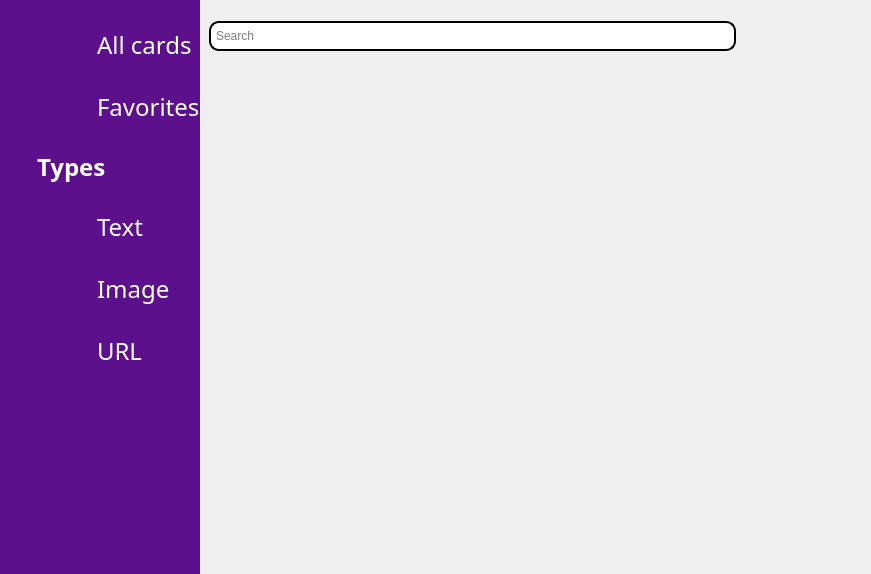
<?xml version="1.0" encoding="UTF-8"?>
<ui version="4.0">
 <class>MainWindow</class>
 <widget class="QMainWindow" name="MainWindow">
  <property name="geometry">
   <rect>
    <x>0</x>
    <y>0</y>
    <width>871</width>
    <height>574</height>
   </rect>
  </property>
  <property name="minimumSize">
   <size>
    <width>0</width>
    <height>0</height>
   </size>
  </property>
  <property name="maximumSize">
   <size>
    <width>16777215</width>
    <height>16777215</height>
   </size>
  </property>
  <property name="windowTitle">
   <string>Clippie</string>
  </property>
  <property name="styleSheet">
   <string notr="true"/>
  </property>
  <widget class="QWidget" name="centralwidget">
   <layout class="QHBoxLayout" name="horizontalLayout">
    <property name="spacing">
     <number>0</number>
    </property>
    <property name="leftMargin">
     <number>0</number>
    </property>
    <property name="topMargin">
     <number>0</number>
    </property>
    <property name="rightMargin">
     <number>0</number>
    </property>
    <property name="bottomMargin">
     <number>0</number>
    </property>
    <item>
     <widget class="QFrame" name="left_menu_frame">
      <property name="minimumSize">
       <size>
        <width>200</width>
        <height>0</height>
       </size>
      </property>
      <property name="maximumSize">
       <size>
        <width>20</width>
        <height>16777215</height>
       </size>
      </property>
      <property name="styleSheet">
       <string notr="true">QFrame{border: none;}
*{background-color: rgb(92, 16, 139);}
*{color: rgb(255, 255, 255);}</string>
      </property>
      <property name="frameShape">
       <enum>QFrame::NoFrame</enum>
      </property>
      <property name="frameShadow">
       <enum>QFrame::Raised</enum>
      </property>
      <layout class="QHBoxLayout" name="horizontalLayout_5">
       <property name="spacing">
        <number>0</number>
       </property>
       <property name="leftMargin">
        <number>0</number>
       </property>
       <property name="topMargin">
        <number>0</number>
       </property>
       <property name="rightMargin">
        <number>0</number>
       </property>
       <property name="bottomMargin">
        <number>0</number>
       </property>
       <item alignment="Qt::AlignTop">
        <widget class="QScrollArea" name="scrollArea">
         <property name="minimumSize">
          <size>
           <width>0</width>
           <height>400</height>
          </size>
         </property>
         <property name="maximumSize">
          <size>
           <width>16777215</width>
           <height>600</height>
          </size>
         </property>
         <property name="styleSheet">
          <string notr="true"/>
         </property>
         <property name="widgetResizable">
          <bool>true</bool>
         </property>
         <widget class="QWidget" name="scrollAreaWidgetContents">
          <property name="geometry">
           <rect>
            <x>0</x>
            <y>0</y>
            <width>200</width>
            <height>400</height>
           </rect>
          </property>
          <property name="minimumSize">
           <size>
            <width>100</width>
            <height>0</height>
           </size>
          </property>
          <property name="styleSheet">
           <string notr="true">*{border none;}</string>
          </property>
          <layout class="QGridLayout" name="gridLayout">
           <property name="leftMargin">
            <number>0</number>
           </property>
           <property name="topMargin">
            <number>0</number>
           </property>
           <property name="rightMargin">
            <number>0</number>
           </property>
           <property name="bottomMargin">
            <number>0</number>
           </property>
           <property name="horizontalSpacing">
            <number>10</number>
           </property>
           <property name="verticalSpacing">
            <number>0</number>
           </property>
           <item row="4" column="0">
            <widget class="QPushButton" name="image_cards">
             <property name="styleSheet">
              <string notr="true">*{
border: none;
}
QPushButton:hover{
background-color: rgba(255, 227, 251, 59);
}</string>
             </property>
             <property name="text">
              <string/>
             </property>
             <property name="icon">
              <iconset resource="icons.qrc">
               <normaloff>:/icons/Icons/noun-image-4804487.svg</normaloff>:/icons/Icons/noun-image-4804487.svg</iconset>
             </property>
             <property name="iconSize">
              <size>
               <width>31</width>
               <height>31</height>
              </size>
             </property>
            </widget>
           </item>
           <item row="0" column="0">
            <widget class="QPushButton" name="all_cards">
             <property name="maximumSize">
              <size>
               <width>16777215</width>
               <height>16777215</height>
              </size>
             </property>
             <property name="styleSheet">
              <string notr="true">*{
border: none;
}
QPushButton:hover{
background-color: rgba(255, 227, 251, 59);
}</string>
             </property>
             <property name="text">
              <string/>
             </property>
             <property name="icon">
              <iconset resource="icons.qrc">
               <normaloff>:/icons/Icons/cards.svg</normaloff>:/icons/Icons/cards.svg</iconset>
             </property>
             <property name="iconSize">
              <size>
               <width>35</width>
               <height>35</height>
              </size>
             </property>
            </widget>
           </item>
           <item row="2" column="0" colspan="2">
            <widget class="QLabel" name="label_4">
             <property name="maximumSize">
              <size>
               <width>16777215</width>
               <height>30</height>
              </size>
             </property>
             <property name="font">
              <font>
               <family>Trebuchet MS</family>
               <pointsize>18</pointsize>
               <bold>true</bold>
              </font>
             </property>
             <property name="styleSheet">
              <string notr="true">QLabel{
padding-left: 30px;
}</string>
             </property>
             <property name="text">
              <string>Types</string>
             </property>
             <property name="margin">
              <number>30</number>
             </property>
            </widget>
           </item>
           <item row="1" column="1">
            <widget class="QLabel" name="label_2">
             <property name="font">
              <font>
               <family>Trebuchet MS</family>
               <pointsize>18</pointsize>
              </font>
             </property>
             <property name="styleSheet">
              <string notr="true"/>
             </property>
             <property name="text">
              <string>Favorites</string>
             </property>
            </widget>
           </item>
           <item row="5" column="1" alignment="Qt::AlignLeft">
            <widget class="QLabel" name="label_7">
             <property name="font">
              <font>
               <family>Trebuchet MS</family>
               <pointsize>18</pointsize>
              </font>
             </property>
             <property name="styleSheet">
              <string notr="true"/>
             </property>
             <property name="text">
              <string>URL</string>
             </property>
             <property name="scaledContents">
              <bool>false</bool>
             </property>
            </widget>
           </item>
           <item row="0" column="1">
            <widget class="QLabel" name="label">
             <property name="font">
              <font>
               <family>Trebuchet MS</family>
               <pointsize>18</pointsize>
               <italic>false</italic>
               <bold>false</bold>
              </font>
             </property>
             <property name="styleSheet">
              <string notr="true"/>
             </property>
             <property name="text">
              <string>All cards</string>
             </property>
             <property name="textFormat">
              <enum>Qt::AutoText</enum>
             </property>
            </widget>
           </item>
           <item row="3" column="1" alignment="Qt::AlignLeft">
            <widget class="QLabel" name="label_6">
             <property name="font">
              <font>
               <family>Trebuchet MS</family>
               <pointsize>18</pointsize>
              </font>
             </property>
             <property name="styleSheet">
              <string notr="true"/>
             </property>
             <property name="text">
              <string>Text</string>
             </property>
             <property name="margin">
              <number>0</number>
             </property>
            </widget>
           </item>
           <item row="3" column="0">
            <widget class="QPushButton" name="text_cards">
             <property name="styleSheet">
              <string notr="true">*{
border: none;
}
QPushButton:hover{
background-color: rgba(255, 227, 251, 59);
}</string>
             </property>
             <property name="text">
              <string/>
             </property>
             <property name="icon">
              <iconset resource="icons.qrc">
               <normaloff>:/icons/Icons/noun-text-3715909.svg</normaloff>:/icons/Icons/noun-text-3715909.svg</iconset>
             </property>
             <property name="iconSize">
              <size>
               <width>30</width>
               <height>30</height>
              </size>
             </property>
            </widget>
           </item>
           <item row="4" column="1" alignment="Qt::AlignLeft">
            <widget class="QLabel" name="label_5">
             <property name="font">
              <font>
               <family>Trebuchet MS</family>
               <pointsize>18</pointsize>
              </font>
             </property>
             <property name="styleSheet">
              <string notr="true"/>
             </property>
             <property name="text">
              <string>Image</string>
             </property>
            </widget>
           </item>
           <item row="1" column="0">
            <widget class="QPushButton" name="favorite_cards">
             <property name="styleSheet">
              <string notr="true">*{
border: none;
}
QPushButton:hover{
background-color: rgba(255, 227, 251, 59);
}</string>
             </property>
             <property name="text">
              <string/>
             </property>
             <property name="icon">
              <iconset resource="icons.qrc">
               <normaloff>:/icons/Icons/noun-heart-1814272.svg</normaloff>:/icons/Icons/noun-heart-1814272.svg</iconset>
             </property>
             <property name="iconSize">
              <size>
               <width>40</width>
               <height>40</height>
              </size>
             </property>
            </widget>
           </item>
           <item row="5" column="0">
            <widget class="QPushButton" name="link_cards">
             <property name="styleSheet">
              <string notr="true">*{
border: none;}
QPushButton:hover{
background-color: rgba(255, 227, 251, 59);
}</string>
             </property>
             <property name="text">
              <string/>
             </property>
             <property name="icon">
              <iconset resource="icons.qrc">
               <normaloff>:/icons/Icons/noun-url-4430867.svg</normaloff>:/icons/Icons/noun-url-4430867.svg</iconset>
             </property>
             <property name="iconSize">
              <size>
               <width>35</width>
               <height>35</height>
              </size>
             </property>
            </widget>
           </item>
          </layout>
         </widget>
        </widget>
       </item>
      </layout>
     </widget>
    </item>
    <item>
     <widget class="QFrame" name="right_frame">
      <property name="styleSheet">
       <string notr="true">QFrame{
border: none;
}
</string>
      </property>
      <property name="frameShape">
       <enum>QFrame::StyledPanel</enum>
      </property>
      <property name="frameShadow">
       <enum>QFrame::Raised</enum>
      </property>
      <layout class="QVBoxLayout" name="verticalLayout">
       <property name="spacing">
        <number>0</number>
       </property>
       <property name="leftMargin">
        <number>0</number>
       </property>
       <property name="topMargin">
        <number>0</number>
       </property>
       <property name="rightMargin">
        <number>0</number>
       </property>
       <property name="bottomMargin">
        <number>0</number>
       </property>
       <item>
        <widget class="QFrame" name="header_frame">
         <property name="styleSheet">
          <string notr="true">*{
border: none;
}</string>
         </property>
         <property name="frameShape">
          <enum>QFrame::NoFrame</enum>
         </property>
         <property name="frameShadow">
          <enum>QFrame::Raised</enum>
         </property>
         <layout class="QHBoxLayout" name="horizontalLayout_2">
          <property name="spacing">
           <number>0</number>
          </property>
          <property name="leftMargin">
           <number>0</number>
          </property>
          <property name="topMargin">
           <number>12</number>
          </property>
          <property name="rightMargin">
           <number>0</number>
          </property>
          <property name="bottomMargin">
           <number>0</number>
          </property>
          <item>
           <widget class="QFrame" name="left_header_frame">
            <property name="styleSheet">
             <string notr="true">*{
border: none;
}</string>
            </property>
            <property name="frameShape">
             <enum>QFrame::StyledPanel</enum>
            </property>
            <property name="frameShadow">
             <enum>QFrame::Raised</enum>
            </property>
            <layout class="QHBoxLayout" name="horizontalLayout_4">
             <item>
              <widget class="QLineEdit" name="lineEdit">
               <property name="minimumSize">
                <size>
                 <width>300</width>
                 <height>30</height>
                </size>
               </property>
               <property name="styleSheet">
                <string notr="true">border:2px solid rgb(0, 0, 0);
border-radius: 10px;
padding: 3px;
background-color: white;
color: black;</string>
               </property>
               <property name="placeholderText">
                <string>Search</string>
               </property>
              </widget>
             </item>
             <item>
              <widget class="QPushButton" name="search_button">
               <property name="text">
                <string/>
               </property>
               <property name="icon">
                <iconset resource="icons.qrc">
                 <normaloff>:/icons/Icons/noun-search-4812973.svg</normaloff>:/icons/Icons/noun-search-4812973.svg</iconset>
               </property>
               <property name="iconSize">
                <size>
                 <width>30</width>
                 <height>30</height>
                </size>
               </property>
              </widget>
             </item>
            </layout>
           </widget>
          </item>
          <item alignment="Qt::AlignRight">
           <widget class="QFrame" name="right_header_frame">
            <property name="styleSheet">
             <string notr="true">*{
border: none;
}</string>
            </property>
            <property name="frameShape">
             <enum>QFrame::StyledPanel</enum>
            </property>
            <property name="frameShadow">
             <enum>QFrame::Raised</enum>
            </property>
            <layout class="QHBoxLayout" name="horizontalLayout_3">
             <property name="spacing">
              <number>12</number>
             </property>
             <property name="leftMargin">
              <number>0</number>
             </property>
             <property name="topMargin">
              <number>0</number>
             </property>
             <property name="rightMargin">
              <number>12</number>
             </property>
             <property name="bottomMargin">
              <number>0</number>
             </property>
             <item>
              <widget class="QPushButton" name="side_bar_button">
               <property name="text">
                <string/>
               </property>
               <property name="icon">
                <iconset resource="icons.qrc">
                 <normaloff>:/icons/Icons/noun-sidebar-2395938.svg</normaloff>:/icons/Icons/noun-sidebar-2395938.svg</iconset>
               </property>
               <property name="iconSize">
                <size>
                 <width>30</width>
                 <height>30</height>
                </size>
               </property>
              </widget>
             </item>
             <item>
              <widget class="QPushButton" name="settings_button">
               <property name="text">
                <string/>
               </property>
               <property name="icon">
                <iconset resource="icons.qrc">
                 <normaloff>:/icons/Icons/noun-setting-4804149.svg</normaloff>:/icons/Icons/noun-setting-4804149.svg</iconset>
               </property>
               <property name="iconSize">
                <size>
                 <width>30</width>
                 <height>30</height>
                </size>
               </property>
              </widget>
             </item>
            </layout>
           </widget>
          </item>
         </layout>
        </widget>
       </item>
       <item>
        <widget class="QFrame" name="center_frame">
         <property name="styleSheet">
          <string notr="true"/>
         </property>
         <property name="frameShape">
          <enum>QFrame::NoFrame</enum>
         </property>
         <property name="frameShadow">
          <enum>QFrame::Raised</enum>
         </property>
         <layout class="QHBoxLayout" name="horizontalLayout_7">
          <item>
           <widget class="QScrollArea" name="scrollArea_2">
            <property name="styleSheet">
             <string notr="true"/>
            </property>
            <property name="widgetResizable">
             <bool>true</bool>
            </property>
            <widget class="QWidget" name="scrollAreaWidgetContents_2">
             <property name="geometry">
              <rect>
               <x>0</x>
               <y>0</y>
               <width>647</width>
               <height>450</height>
              </rect>
             </property>
            </widget>
           </widget>
          </item>
         </layout>
        </widget>
       </item>
       <item>
        <widget class="QFrame" name="footer_frame">
         <property name="styleSheet">
          <string notr="true">*{
border: none;
}</string>
         </property>
         <property name="frameShape">
          <enum>QFrame::NoFrame</enum>
         </property>
         <property name="frameShadow">
          <enum>QFrame::Raised</enum>
         </property>
         <layout class="QHBoxLayout" name="horizontalLayout_6">
          <item>
           <widget class="QFrame" name="frame">
            <property name="frameShape">
             <enum>QFrame::StyledPanel</enum>
            </property>
            <property name="frameShadow">
             <enum>QFrame::Raised</enum>
            </property>
           </widget>
          </item>
          <item alignment="Qt::AlignBottom">
           <widget class="QFrame" name="size_grip">
            <property name="minimumSize">
             <size>
              <width>10</width>
              <height>10</height>
             </size>
            </property>
            <property name="maximumSize">
             <size>
              <width>10</width>
              <height>10</height>
             </size>
            </property>
            <property name="frameShape">
             <enum>QFrame::StyledPanel</enum>
            </property>
            <property name="frameShadow">
             <enum>QFrame::Raised</enum>
            </property>
           </widget>
          </item>
         </layout>
        </widget>
       </item>
      </layout>
     </widget>
    </item>
   </layout>
  </widget>
 </widget>
 <resources>
  <include location="icons.qrc"/>
 </resources>
 <connections/>
</ui>
